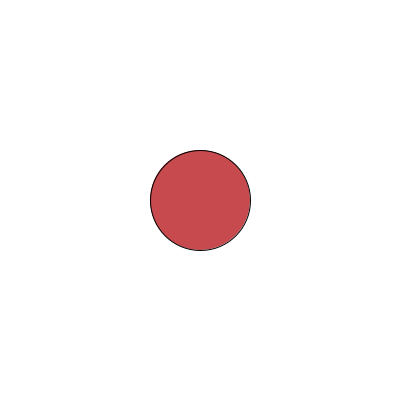
Frame 1 (no input)
Frame 60 (the mouse pressed at the canvas centre just before this capture): identical to frame 1, image omitted
Frame 120 (the mouse held since frame 60 and released just before this capture): identical to frame 1, image omitted

The Processing sketch that drew this single still picture (run headless with seeded random() and noise(); from frame 60 on, the mouse is pressed at the canvas centre):

// Processing sketch: week02_5_pacman_if_keyPressed_keyCode
// ── week02_5_pacman_if_keyPressed_keyCode.pde
void setup(){
  size(400, 400);
}

int x = 200, y = 200;
void draw(){
  background(255);
  fill(#C64A4E);
  if(keyPressed && keyCode == RIGHT) x++;
  if(keyPressed && keyCode == LEFT) x--;
  if(keyPressed && keyCode == UP) y--;
  if(keyPressed && keyCode == DOWN) y++;
  ellipse(x, y, 100, 100);
}
